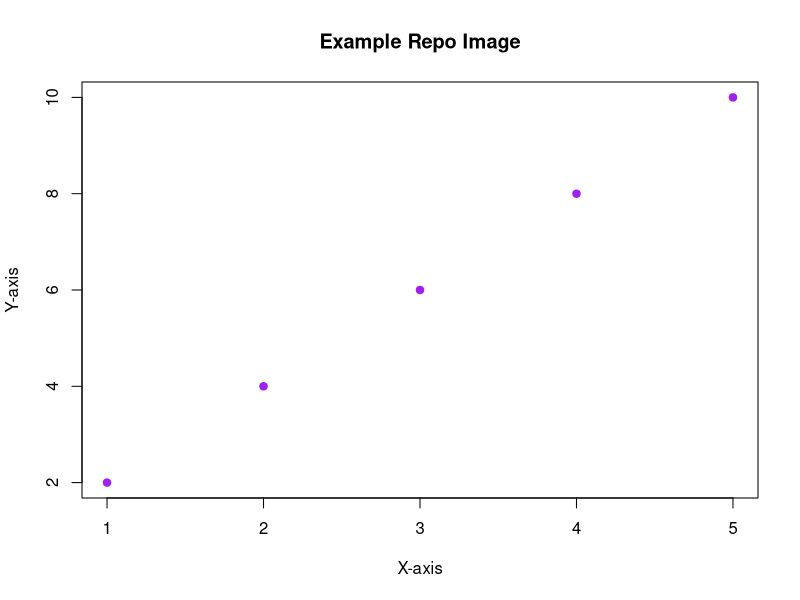

This chart was generated by the following R code:
print("This is a sample script!")

#This is a sample scatter plot
# Simple scatter plot
x <- c(1, 2, 3, 4, 5)
y <- c(2, 4, 6, 8, 10)
plot(x, y, main="Example Repo Image", xlab="X-axis", ylab="Y-axis", col="purple", pch=19)